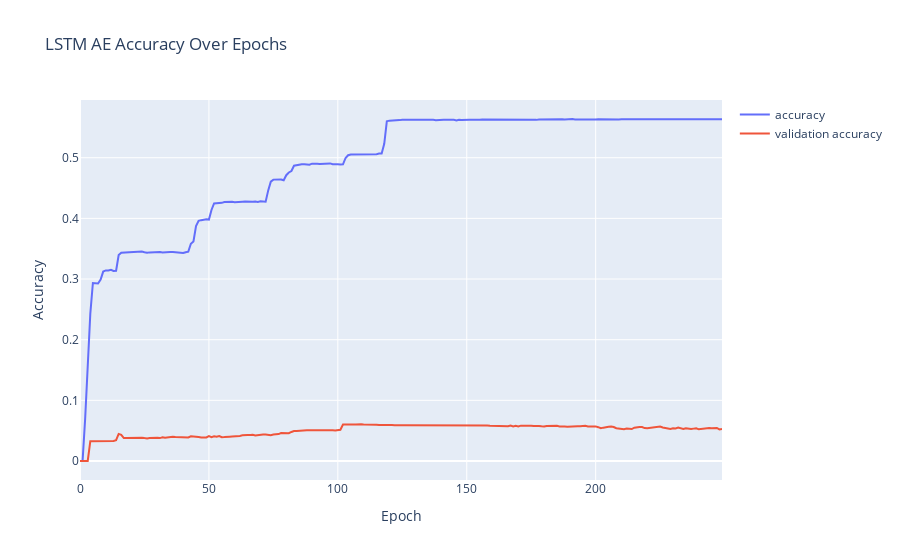

Notebook source saved alongside this figure:
### Code cell
fig = go.Figure()
fig.add_trace(go.Scatter(x=[x for x in range(len(history['accuracy']))], y=history['accuracy'], mode='lines', name='accuracy'))
fig.add_trace(go.Scatter(x=[x for x in range(len(history['val_accuracy']))], y=history['val_accuracy'], mode='lines', name='validation accuracy'))
fig.update_layout(title="LSTM AE Accuracy Over Epochs", yaxis=dict(title="Accuracy"), xaxis=dict(title="Epoch"))
fig.show()

### Figure 1 — Plotly figure (JSON) as saved in the notebook; plotly's stock layout.template omitted (floating-point values rounded to 4 significant figures; data arrays with more than 128 entries replaced by an {"elided": "..."} marker saying what was removed)
{"data": [{"mode": "lines", "name": "accuracy", "type": "scatter", "x": {"elided": "250 int values"}, "y": {"elided": "250 float values"}}, {"mode": "lines", "name": "validation accuracy", "type": "scatter", "x": {"elided": "250 int values"}, "y": {"elided": "250 float values"}}], "layout": {"title": {"text": "LSTM AE Accuracy Over Epochs"}, "xaxis": {"title": {"text": "Epoch"}}, "yaxis": {"title": {"text": "Accuracy"}}}}
